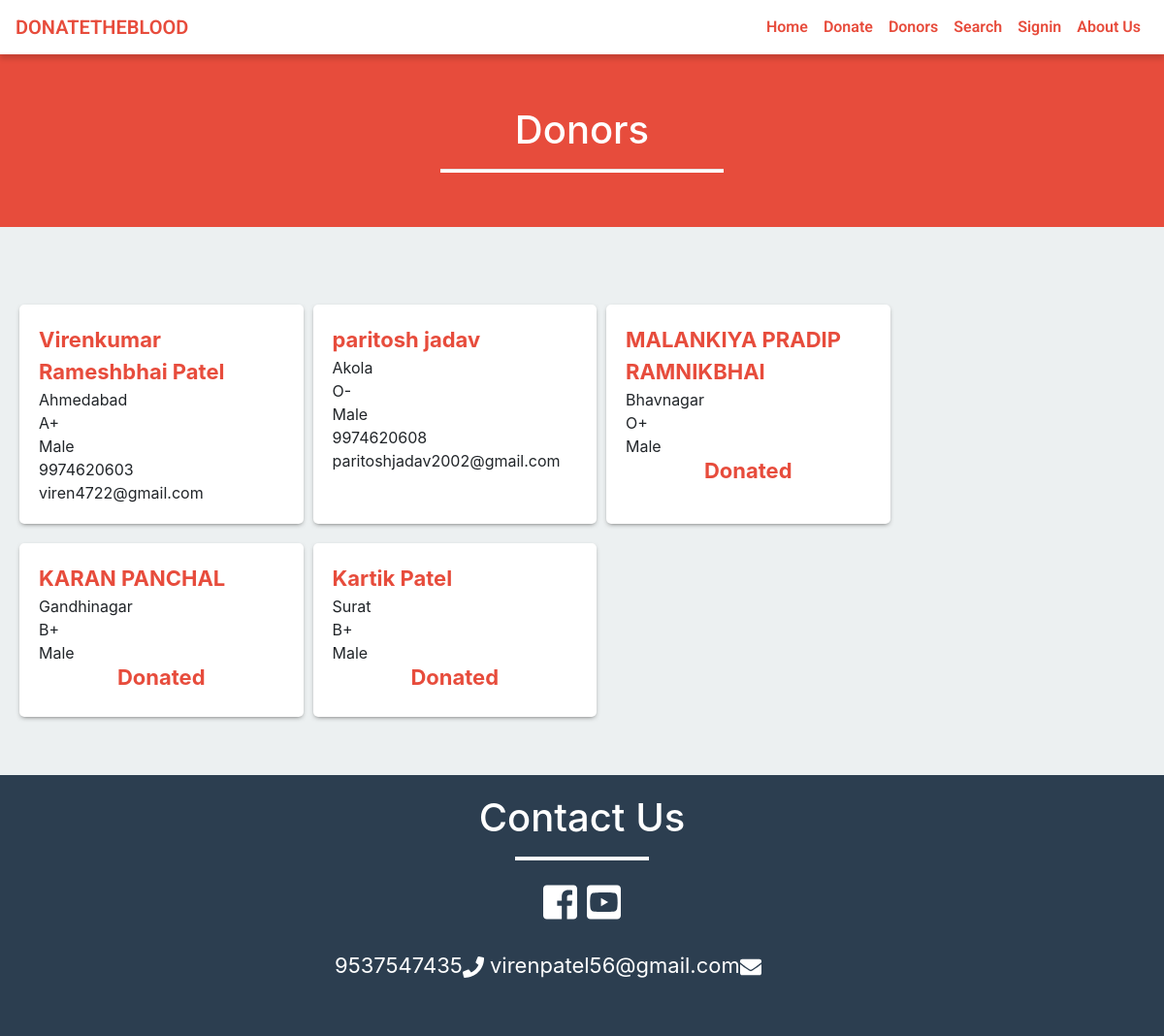
The page /donor.php on the database its author committed.
### tables this page shows
CREATE TABLE `donor` (
  `id` int(11) NOT NULL,
  `name` varchar(50) NOT NULL,
  `gender` varchar(10) NOT NULL,
  `email` varchar(50) NOT NULL,
  `city` varchar(50) NOT NULL,
  `dob` varchar(20) NOT NULL,
  `contact_no` varchar(16) NOT NULL,
  `save_life_date` varchar(20) NOT NULL,
  `password` varchar(100) NOT NULL,
  `blood_group` varchar(10) NOT NULL
);

### donor.php (the view, shortened to what this page needs)
<?php
	include ('include/header.php');
?>
	<div class="container-fluid red-background size">
		<div class="row">
			<div class="col-md-6 offset-md-3">
				<h1 class="text-center">Donors</h1>
				<hr class="white-bar">
			</div>
		</div>
	</div>
<div class="container" style="padding: 60px 0;" >
	<div class="row data">
		<?php
		$sql = "SELECT * FROM donor";
		$result = mysqli_query($connection,$sql);
		if (mysqli_num_rows($result)>0) {
			while ($row = mysqli_fetch_assoc($result)) {
				if($row['save_life_date']=='0'){
					echo '<div class="col-md-3 col-sm-12 col-lg-3  donors_data">
						<span class="name">'.$row['name'].'</span>
						<span>'.$row['city'].'</span>
						<span>'.$row['blood_group'].'</span>
						<span>'.$row['gender'].'</span>
						<span>'.$row['contact_no'].'</span>
						<span>'.$row['email'].'</span></div>
						';
				}else{
					$date = $row['save_life_date'];
					$start = date_create("$date");
								$end = date_create();
								$diff = date_diff($start,$end);
								$diffMonth = $diff->m;
								if ( $diffMonth >=3 ) {
									echo '<div class="col-md-3 col-sm-12 col-lg-3  donors_data">
									<span class="name">'.$row['name'].'</span>
									<span>'.$row['city'].'</span>
									<span>'.$row['blood_group'].'</span>
									<span>'.$row['gender'].'</span>
									<span>'.$row['contact_no'].'</span>
									<span>'.$row['email'].'</span></div>
									';
								}else{
									echo '<div class="col-md-3 col-sm-12 col-lg-3  donors_data">
									<span class="name">'.$row['name'].'</span>
									<span>'.$row['city'].'</span>
									<span>'.$row['blood_group'].'</span>
									<span>'.$row['gender'].'</span>
									<h4 class="name text-center">Donated</h4></div>
									';
								}
				}
			}
		}
		?>
	</div>
</div>
<?php
	include ('include/footer.php');
?>

### include/header.php (shortened to what this page needs)
<!DOCTYPE html>
	<head>
        <link rel="stylesheet" href="css/styles.css">
        <link rel="stylesheet" type="text/css" href="bootstrap/css/bootstrap.min.css">
		<link rel="stylesheet" href="css/custom.css">
	</head>
<?php
            if (isset($_SESSION['user_id']) && !empty($_SESSION['user_id'])) {
                include 'usernav.php';
             }
             else{
                include 'navigation.php';
            }
?>

### include/navigation.php (shortened to what this page needs)
<body>
<nav id="mainNav" class="navbar fixed-top navbar-default navbar-expand-lg navbar-light bg-light">
  <a class="navbar-brand" href="./index.php">DONATETHEBLOOD</a>
  <div class="collapse navbar-collapse" id="navbarTogglerDemo02">
    <ul class="navbar-nav form-inline my-2 my-lg-0">
      <li class="nav-item">
        <a class="nav-link" href="index.php">Home</a>
      </li>
      <li class="nav-item">
        <a class="nav-link" href="donate.php">Donate</a>
      </li>
      <li class="nav-item">
        <a class="nav-link" href="donor.php">Donors</a>
      </li>
      <li class="nav-item">
        <a class="nav-link" href="search.php">Search</a>
      </li>
      <li class="nav-item">
        <a class="nav-link" href="signin.php">Signin</a>
      </li>
      <li class="nav-item">
        <a class="nav-link" href="about.php">About Us</a>
      </li>
    </ul>
  </div>
</nav>

### include/footer.php (shortened to what this page needs)
			<div class="container-fluid">
				<div class="row contactus">
					<div class="col-md-6 offset-md-3">
						<h1 class="text-center">Contact Us</h1>
						<hr class="white-bar">
							<h1 class="text-center">
								<a  target="_blank" href="https://www.facebook.com/exceptionalprogrammers"><i style="color: #fff;" class="fab fa-facebook-square"></i></a>
								<a target="_blank" href="https://www.youtube.com/exceptionalprogrammers"><i style="color: #fff;" class="fab fa-youtube-square"></i></a>
							</h1>
							<div class="details">
								 <p> 9537547435<i class="fa fa-phone"></i>
								 virenpatel56@gmail.com<i class="fa fa-envelope"></i>  </p>
							</div>
					</div>
				</div>
			</div>
	</body>
</html>

### css/styles.css (style rules this page uses)
body { background: #f1f4f7; padding-top: 50px; color: #5f6468; font-family: "Roboto", sans-serif; }
p { color: #777; }
a, a:hover, a:focus { color: #e74c3c; }
h1, h2, h3, h4, h5, h6 { color: #5f6468; }
h1 { font-weight: 300; font-size: 40px; }
h3, h4 { font-weight: 300; }
.navbar-nav li a { color: #e74c3c !important; }

### css/custom.css (style rules this page uses)
.navbar-brand, .nav-link { color: #e74c3c !important; }
.navbar-default { background-color: white !important; border-color: rgba(34, 34, 34, 0.05); font-family: 'Roboto', 'Helvetica Neue', Arial, sans-serif; -webkit-transition: all 0.35s; -moz-transition: all 0.35s; transition: all 0.35s; }
@media (min-width: 768px) { .navbar-default { background-color: white !important; border-color: rgba(255, 255, 255, 0.3); } }
nav { -webkit-box-shadow: 0px 5px 5px 0px rgba(0,0,0,0.14); -moz-box-shadow: 0px 5px 5px 0px rgba(0,0,0,0.14); box-shadow: 0px 5px 5px 0px rgba(0,0,0,0.14); font-family: 'Roboto', sans-serif; font-weight: 600; }
body { background-color: #ecf0f1; width: 100%; overflow-x: hidden; }
.white-bar { height: 3px; width: 50%; color: white; background-color: white; }
.red-background { background-color: #e74c3c; min-height: 460px; height: auto; padding: 10px }
.contactus { padding: 20px; background-color: #2c3e50; }
.contactus h1 { color: white; }
.contactus hr { width: 25% !important; }
.contactus p { color: white; }
.details { font-size: 22px; padding: 20px; font-weight: 400px; }

### donor.php (style rules this page uses)
.size { min-height: 0px; padding: 60px 0 40px 0; }
h1 { color: white; }
span { display: block; }
.name { color: #e74c3c; font-size: 22px; font-weight: 700; }
.donors_data { background-color: white; border-radius: 5px; margin:20px 5px 0px 5px; -webkit-box-shadow: 0px 2px 5px -2px rgba(89,89,89,0.95); -moz-box-shadow: 0px 2px 5px -2px rgba(89,89,89,0.95); box-shadow: 0px 2px 5px -2px rgba(89,89,89,0.95); padding: 20px; }

### rows shown on the page
donor: name "Virenkumar Rameshbhai Patel", city "Ahmedabad", blood_group "A+", gender "Male", contact_no "9974620603", email "viren4722@gmail.com"
donor: name "paritosh jadav", city "Akola", blood_group "O-", gender "Male", contact_no "9974620608", email "paritoshjadav2002@gmail.com"
donor: name "MALANKIYA PRADIP RAMNIKBHAI", city "Bhavnagar", blood_group "O+", gender "Male"
donor: name "KARAN PANCHAL", city "Gandhinagar", blood_group "B+", gender "Male"
donor: name "Kartik Patel", city "Surat", blood_group "B+", gender "Male"
